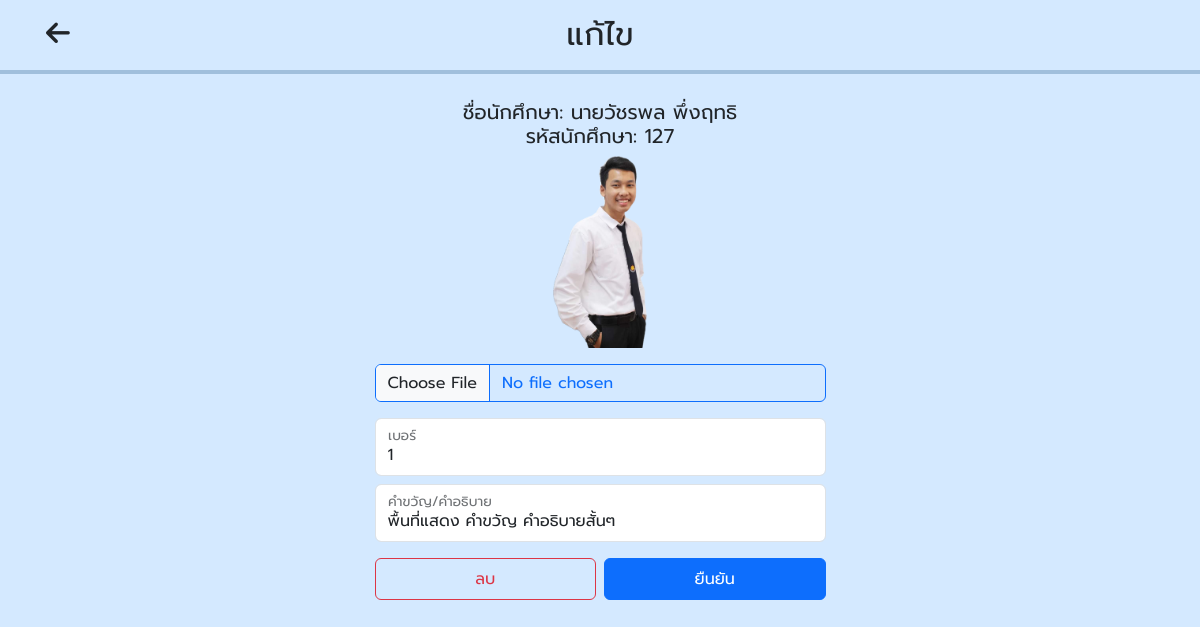
The app's page /admin/edit_candidate.php?std_code=127 (signed in) with its own data.
### tables this page shows
CREATE TABLE `candidate` (
  `number` int(11) NOT NULL,
  `std_name` varchar(55) NOT NULL,
  `std_code` varchar(55) NOT NULL,
  `std_img` varchar(55) NOT NULL,
  `slogan` varchar(255) NOT NULL,
  `point` int(11) NOT NULL DEFAULT 0
);

### admin/edit_candidate.php (the view, shortened to what this page needs)
<!DOCTYPE html>
<html lang="en">
<head>
    <link rel="stylesheet" href="https://cdnjs.cloudflare.com/ajax/libs/font-awesome/6.4.2/css/all.min.css"/>
    <link href="https://cdn.jsdelivr.net/npm/bootstrap@5.3.3/dist/css/bootstrap.min.css" rel="stylesheet">
    <link rel="stylesheet" href="../style.css">
</head>
<body class="vote-bg" style="overflow: hidden;">
    <div class="sticky-top" style="border-bottom: 4px solid #A0BFDC;">
        <div class="container py-3 vote-head">
            <div class="" style="display: flex; align-items: center;">
                <a href="candidate.php" class="text-dark position-absolute ms-1">
                    <i class="fa-solid fa-arrow-left btn-icon"></i>
                </a>
                <span class="text-center w-100"><h2 class="d-inline">แก้ไข</h2></span>
            </div>
        </div>
    </div>
    <div class="scroll"  style="max-height: 88svh !important; padding-top: 1.6rem;">
        <?php
            include_once 'session.php';
            $std_code = $_GET['std_code'];
            $select = mysqli_query($conn, "SELECT * FROM `candidate` WHERE `std_code` = '$std_code' ");
            $row = mysqli_fetch_array($select);
            if($select -> num_rows == 0){
                echo "<h1 class='text-center blockquote-footer'>ไม่พบนักศึกษา</h1>";
            } else {
        ?>
            <div class="container mb-5" >
                <div class="row justify-content-center">
                    <form action="system/manage_candidate.php" class="col-md-5 " method="post" enctype="multipart/form-data">
                        <h5 class="text-center">
                            ชื่อนักศึกษา: <?php echo $row['std_name'] ?><br>
                            รหัสนักศึกษา: <?php echo $row['std_code'] ?>
                        </h5>
                        <center>
                            <div style="width: 10rem; height: 12rem; ">
                                <img src="../upload/<?php echo $row['std_img'] ?>" class="h-100" id="preview" alt="เปลี่ยนรูปภาพ">
                            </div>
                            <input type="file" name="img" id="img_upload" class="form-control btn btn-outline-primary my-3">
                        </center>
                        <div class="form-floating mb-2">
                            <input type="number" class="form-control" placeholder="" name="number" value="<?php echo $row['number'] ?>" required>
                            <label for="std_code">เบอร์</label>
                        </div>
                        <div class="form-floating mb-3">
                            <input type="text" class="form-control" placeholder="" name="slogan" value="<?php echo $row['slogan'] ?>" required>
                            <label for="std_code">คำขวัญ/คำอธิบาย</label>
                        </div>
                        <div class="d-flex gap-2">
                            <input type="submit" class="btn btn-outline-danger w-100 py-2" name="del_can" value="ลบ" onclick="return confirm('ต้องการลบใช่หรือไม่');">
                            <input type="submit" class="btn btn-primary w-100 py-2" name="edit_can" value="ยืนยัน">
                        </div>
                    </form>
                </div>
            </div>
        <?php } ?>
    </div>
</body>
</html>

### style.css (style rules this page uses)
:root { --first: #e7f3ff; --seccon: #1378aa; --third: #3f99ea; --fourth: #074075; --diferent: #ec73ab; --btn: #D4E9FF; --btn-hover: #aad1fc; --btn-dis: #80c0fc; }
* { font-family: "Prompt-Regular"; padding: 0; margin: 0; box-sizing: border-box !important; }
.scroll { overflow-y: auto; }
label::after { background-color: transparent !important; }
.btn-icon { font-size: 1.7rem; }
.vote-bg { background: var(--btn); }
.vote-head { background-color: var(--btn); }

### records on screen
candidate: std_name "นายวัชรพล พึ่งฤทธิ", std_code "127", std_img (picture), number "1", slogan "พื้นที่แสดง คำขวัญ คำอธิบายสั้นๆ"
